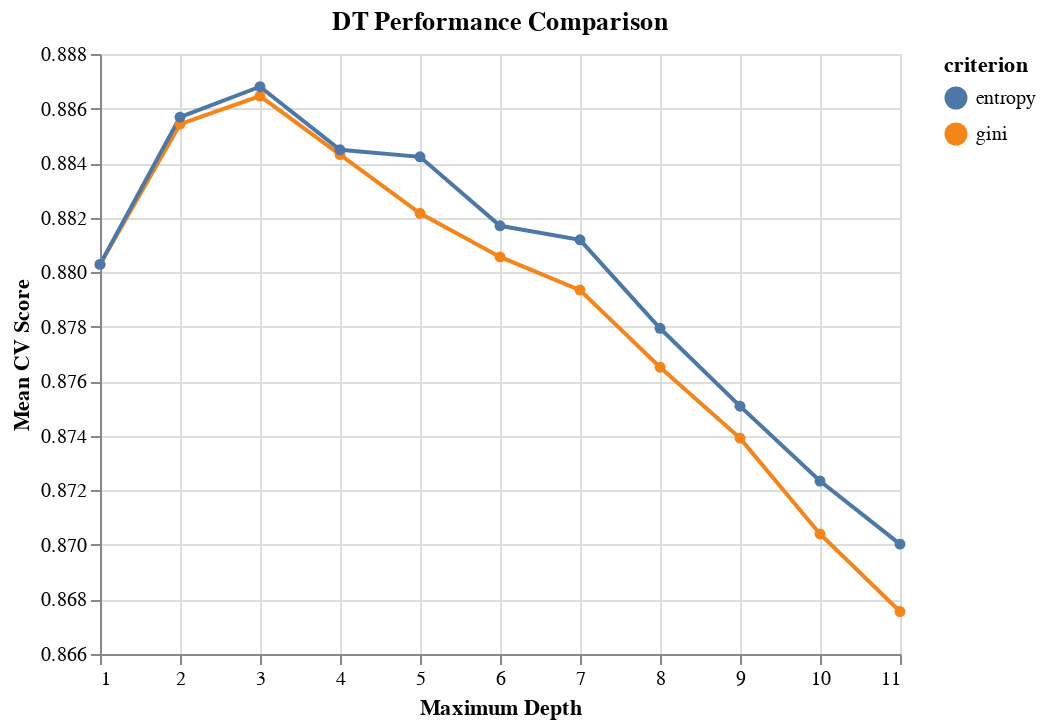

Write notebook code for a chart like this one.
### Code cell
alt.Chart(results_DT, 
          title='DT Performance Comparison'
         ).mark_line(point=True).encode(
    alt.X('max_depth', title='Maximum Depth'),
    alt.Y('test_score', title='Mean CV Score', aggregate='average', scale=alt.Scale(zero=False)),
    color='criterion'
)

### Figure 1 — Vega-Lite specification as saved in the notebook (floating-point values rounded to 4 significant figures)
{"config": {"view": {"continuousWidth": 400, "continuousHeight": 300}}, "data": {"name": "data-72203a57347510ba13eddff70505152d"}, "mark": {"type": "line", "point": true}, "encoding": {"color": {"type": "nominal", "field": "criterion"}, "x": {"type": "quantitative", "field": "max_depth", "title": "Maximum Depth"}, "y": {"type": "quantitative", "aggregate": "average", "field": "test_score", "scale": {"zero": false}, "title": "Mean CV Score"}}, "title": "DT Performance Comparison", "$schema": "https://vega.github.io/schema/vega-lite/v4.8.1.json", "datasets": {"data-72203a57347510ba13eddff70505152d": [{"criterion": "gini", "max_depth": 1, "min_samples_split": 2, "test_score": 0.8803}, {"criterion": "gini", "max_depth": 1, "min_samples_split": 3, "test_score": 0.8803}, {"criterion": "gini", "max_depth": 2, "min_samples_split": 2, "test_score": 0.8854}, {"criterion": "gini", "max_depth": 2, "min_samples_split": 3, "test_score": 0.8854}, {"criterion": "gini", "max_depth": 3, "min_samples_split": 2, "test_score": 0.8865}, {"criterion": "gini", "max_depth": 3, "min_samples_split": 3, "test_score": 0.8865}, {"criterion": "gini", "max_depth": 4, "min_samples_split": 2, "test_score": 0.8843}, {"criterion": "gini", "max_depth": 4, "min_samples_split": 3, "test_score": 0.8843}, {"criterion": "gini", "max_depth": 5, "min_samples_split": 2, "test_score": 0.8821}, {"criterion": "gini", "max_depth": 5, "min_samples_split": 3, "test_score": 0.8822}, {"criterion": "gini", "max_depth": 6, "min_samples_split": 2, "test_score": 0.8807}, {"criterion": "gini", "max_depth": 6, "min_samples_split": 3, "test_score": 0.8804}, {"criterion": "gini", "max_depth": 7, "min_samples_split": 2, "test_score": 0.8795}, {"criterion": "gini", "max_depth": 7, "min_samples_split": 3, "test_score": 0.8791}, {"criterion": "gini", "max_depth": 8, "min_samples_split": 2, "test_score": 0.8763}, {"criterion": "gini", "max_depth": 8, "min_samples_split": 3, "test_score": 0.8767}, {"criterion": "gini", "max_depth": 9, "min_samples_split": 2, "test_score": 0.8734}, {"criterion": "gini", "max_depth": 9, "min_samples_split": 3, "test_score": 0.8744}, {"criterion": "gini", "max_depth": 10, "min_samples_split": 2, "test_score": 0.8695}, {"criterion": "gini", "max_depth": 10, "min_samples_split": 3, "test_score": 0.8713}, {"criterion": "gini", "max_depth": 11, "min_samples_split": 2, "test_score": 0.8667}, {"criterion": "gini", "max_depth": 11, "min_samples_split": 3, "test_score": 0.8685}, {"criterion": "entropy", "max_depth": 1, "min_samples_split": 2, "test_score": 0.8803}, {"criterion": "entropy", "max_depth": 1, "min_samples_split": 3, "test_score": 0.8803}, {"criterion": "entropy", "max_depth": 2, "min_samples_split": 2, "test_score": 0.8857}, {"criterion": "entropy", "max_depth": 2, "min_samples_split": 3, "test_score": 0.8857}, {"criterion": "entropy", "max_depth": 3, "min_samples_split": 2, "test_score": 0.8868}, {"criterion": "entropy", "max_depth": 3, "min_samples_split": 3, "test_score": 0.8868}, {"criterion": "entropy", "max_depth": 4, "min_samples_split": 2, "test_score": 0.8845}, {"criterion": "entropy", "max_depth": 4, "min_samples_split": 3, "test_score": 0.8845}, {"criterion": "entropy", "max_depth": 5, "min_samples_split": 2, "test_score": 0.8842}, {"criterion": "entropy", "max_depth": 5, "min_samples_split": 3, "test_score": 0.8842}, {"criterion": "entropy", "max_depth": 6, "min_samples_split": 2, "test_score": 0.8817}, {"criterion": "entropy", "max_depth": 6, "min_samples_split": 3, "test_score": 0.8817}, {"criterion": "entropy", "max_depth": 7, "min_samples_split": 2, "test_score": 0.8811}, {"criterion": "entropy", "max_depth": 7, "min_samples_split": 3, "test_score": 0.8813}, {"criterion": "entropy", "max_depth": 8, "min_samples_split": 2, "test_score": 0.878}, {"criterion": "entropy", "max_depth": 8, "min_samples_split": 3, "test_score": 0.8779}, {"criterion": "entropy", "max_depth": 9, "min_samples_split": 2, "test_score": 0.875}, {"criterion": "entropy", "max_depth": 9, "min_samples_split": 3, "test_score": 0.8751}, {"criterion": "entropy", "max_depth": 10, "min_samples_split": 2, "test_score": 0.8721}, {"criterion": "entropy", "max_depth": 10, "min_samples_split": 3, "test_score": 0.8726}, {"criterion": "entropy", "max_depth": 11, "min_samples_split": 2, "test_score": 0.8689}, {"criterion": "entropy", "max_depth": 11, "min_samples_split": 3, "test_score": 0.8711}]}}
